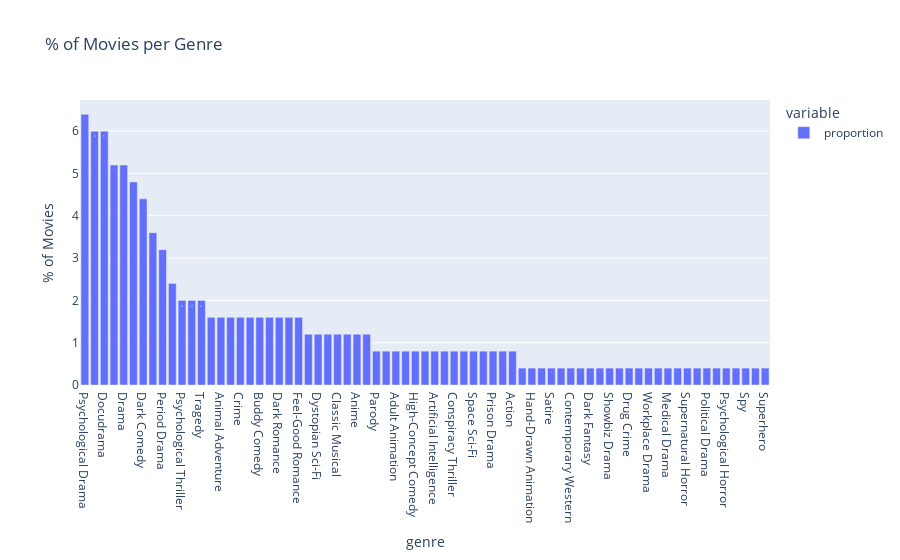

Notebook code for this chart:
### Markdown cell above
## Movies per genre

### Code cell
fig = px.bar(df['genre'].value_counts('d')*100,
             text_auto=True,
             title = '% of Movies per Genre',
             labels={'index':'Genre',
                     'value':'% of Movies'})
fig.show()

### Figure 1 — Plotly figure (JSON) as saved in the notebook; plotly's stock layout.template omitted (floating-point values rounded to 4 significant figures)
{"data": [{"alignmentgroup": "True", "hovertemplate": "variable=proportion<br>genre=%{x}<br>% of Movies=%{y}<extra></extra>", "legendgroup": "proportion", "marker": {"color": "#636efa", "pattern": {"shape": ""}}, "name": "proportion", "offsetgroup": "proportion", "orientation": "v", "showlegend": true, "textposition": "auto", "texttemplate": "%{y}", "type": "bar", "x": ["Psychological Drama", "Action Epic", "Docudrama", "Epic", "Drama", "Adventure Epic", "Dark Comedy", "Coming-of-Age", "Period Drama", "Computer Animation", "Psychological Thriller", "Gangster", "Tragedy", "Cop Drama", "Animal Adventure", "Boxing", "Crime", "One-Person Army Action", "Buddy Comedy", "Caper", "Dark Romance", "Legal Drama", "Feel-Good Romance", "Alien Invasion", "Dystopian Sci-Fi", "Farce", "Classic Musical", "Police Procedural", "Anime", "Film Noir", "Parody", "War Epic", "Adult Animation", "Road Trip", "High-Concept Comedy", "Costume Drama", "Artificial Intelligence", "Suspense Mystery", "Conspiracy Thriller", "Sea Adventure", "Space Sci-Fi", "Comedy", "Prison Drama", "Desert Adventure", "Action", "Political Thriller", "Hand-Drawn Animation", "Erotic Thriller", "Satire", "Biography", "Contemporary Western", "Dinosaur Adventure", "Dark Fantasy", "Martial Arts", "Showbiz Drama", "Samurai", "Drug Crime", "Cyberpunk", "Workplace Drama", "Slapstick", "Medical Drama", "Adventure", "Supernatural Horror", "Bumbling Detective", "Political Drama", "Holiday Comedy", "Psychological Horror", "Screwball Comedy", "Spy", "Jungle Adventure", "Superhero"], "xaxis": "x", "y": [6.4, 6, 6, 5.2, 5.2, 4.8, 4.4, 3.6, 3.2, 2.4, 2, 2, 2, 1.6, 1.6, 1.6, 1.6, 1.6, 1.6, 1.6, 1.6, 1.6, 1.6, 1.2, 1.2, 1.2, 1.2, 1.2, 1.2, 1.2, 0.8, 0.8, 0.8, 0.8, 0.8, 0.8, 0.8, 0.8, 0.8, 0.8, 0.8, 0.8, 0.8, 0.8, 0.8, 0.4, 0.4, 0.4, 0.4, 0.4, 0.4, 0.4, 0.4, 0.4, 0.4, 0.4, 0.4, 0.4, 0.4, 0.4, 0.4, 0.4, 0.4, 0.4, 0.4, 0.4, 0.4, 0.4, 0.4, 0.4, 0.4], "yaxis": "y"}], "layout": {"barmode": "relative", "legend": {"title": {"text": "variable"}, "tracegroupgap": 0}, "title": {"text": "% of Movies per Genre"}, "xaxis": {"anchor": "y", "domain": [0, 1], "title": {"text": "genre"}}, "yaxis": {"anchor": "x", "domain": [0, 1], "title": {"text": "% of Movies"}}}}
